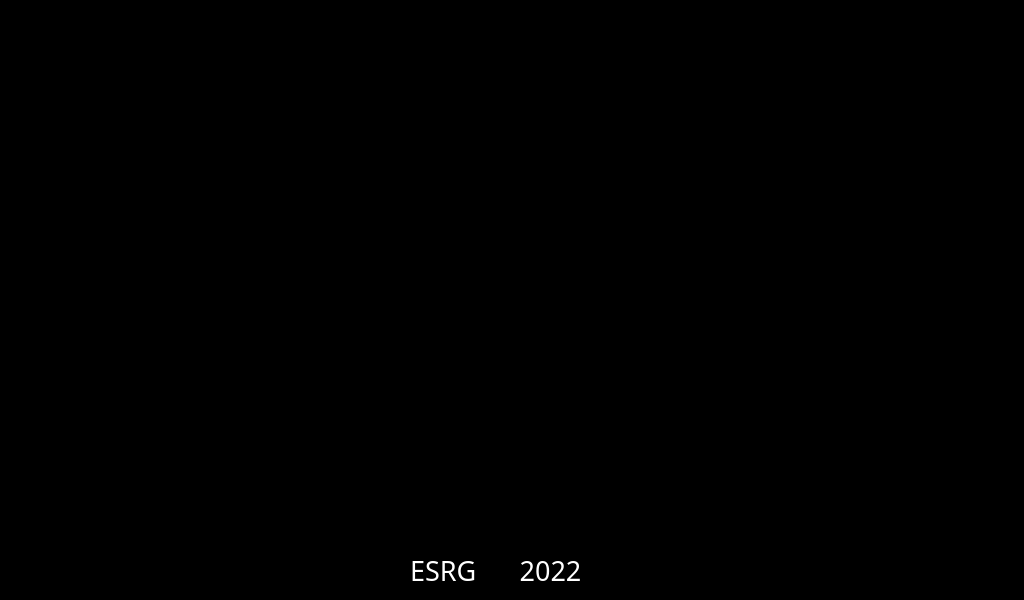
<?xml version="1.0" encoding="UTF-8"?>
<ui version="4.0">
 <class>Dialog</class>
 <widget class="QDialog" name="Dialog">
  <property name="windowModality">
   <enum>Qt::NonModal</enum>
  </property>
  <property name="geometry">
   <rect>
    <x>0</x>
    <y>0</y>
    <width>1024</width>
    <height>600</height>
   </rect>
  </property>
  <property name="palette">
   <palette>
    <active>
     <colorrole role="WindowText">
      <brush brushstyle="SolidPattern">
       <color alpha="255">
        <red>255</red>
        <green>255</green>
        <blue>255</blue>
       </color>
      </brush>
     </colorrole>
     <colorrole role="Button">
      <brush brushstyle="SolidPattern">
       <color alpha="255">
        <red>0</red>
        <green>0</green>
        <blue>0</blue>
       </color>
      </brush>
     </colorrole>
     <colorrole role="Light">
      <brush brushstyle="SolidPattern">
       <color alpha="255">
        <red>0</red>
        <green>0</green>
        <blue>0</blue>
       </color>
      </brush>
     </colorrole>
     <colorrole role="Midlight">
      <brush brushstyle="SolidPattern">
       <color alpha="255">
        <red>0</red>
        <green>0</green>
        <blue>0</blue>
       </color>
      </brush>
     </colorrole>
     <colorrole role="Dark">
      <brush brushstyle="SolidPattern">
       <color alpha="255">
        <red>0</red>
        <green>0</green>
        <blue>0</blue>
       </color>
      </brush>
     </colorrole>
     <colorrole role="Mid">
      <brush brushstyle="SolidPattern">
       <color alpha="255">
        <red>0</red>
        <green>0</green>
        <blue>0</blue>
       </color>
      </brush>
     </colorrole>
     <colorrole role="Text">
      <brush brushstyle="SolidPattern">
       <color alpha="255">
        <red>255</red>
        <green>255</green>
        <blue>255</blue>
       </color>
      </brush>
     </colorrole>
     <colorrole role="BrightText">
      <brush brushstyle="SolidPattern">
       <color alpha="255">
        <red>255</red>
        <green>255</green>
        <blue>255</blue>
       </color>
      </brush>
     </colorrole>
     <colorrole role="ButtonText">
      <brush brushstyle="SolidPattern">
       <color alpha="255">
        <red>255</red>
        <green>255</green>
        <blue>255</blue>
       </color>
      </brush>
     </colorrole>
     <colorrole role="Base">
      <brush brushstyle="SolidPattern">
       <color alpha="255">
        <red>0</red>
        <green>0</green>
        <blue>0</blue>
       </color>
      </brush>
     </colorrole>
     <colorrole role="Window">
      <brush brushstyle="SolidPattern">
       <color alpha="255">
        <red>0</red>
        <green>0</green>
        <blue>0</blue>
       </color>
      </brush>
     </colorrole>
     <colorrole role="Shadow">
      <brush brushstyle="SolidPattern">
       <color alpha="255">
        <red>0</red>
        <green>0</green>
        <blue>0</blue>
       </color>
      </brush>
     </colorrole>
     <colorrole role="AlternateBase">
      <brush brushstyle="SolidPattern">
       <color alpha="255">
        <red>0</red>
        <green>0</green>
        <blue>0</blue>
       </color>
      </brush>
     </colorrole>
     <colorrole role="ToolTipBase">
      <brush brushstyle="SolidPattern">
       <color alpha="255">
        <red>255</red>
        <green>255</green>
        <blue>220</blue>
       </color>
      </brush>
     </colorrole>
     <colorrole role="ToolTipText">
      <brush brushstyle="SolidPattern">
       <color alpha="255">
        <red>0</red>
        <green>0</green>
        <blue>0</blue>
       </color>
      </brush>
     </colorrole>
     <colorrole role="PlaceholderText">
      <brush brushstyle="SolidPattern">
       <color alpha="128">
        <red>255</red>
        <green>255</green>
        <blue>255</blue>
       </color>
      </brush>
     </colorrole>
    </active>
    <inactive>
     <colorrole role="WindowText">
      <brush brushstyle="SolidPattern">
       <color alpha="255">
        <red>255</red>
        <green>255</green>
        <blue>255</blue>
       </color>
      </brush>
     </colorrole>
     <colorrole role="Button">
      <brush brushstyle="SolidPattern">
       <color alpha="255">
        <red>0</red>
        <green>0</green>
        <blue>0</blue>
       </color>
      </brush>
     </colorrole>
     <colorrole role="Light">
      <brush brushstyle="SolidPattern">
       <color alpha="255">
        <red>0</red>
        <green>0</green>
        <blue>0</blue>
       </color>
      </brush>
     </colorrole>
     <colorrole role="Midlight">
      <brush brushstyle="SolidPattern">
       <color alpha="255">
        <red>0</red>
        <green>0</green>
        <blue>0</blue>
       </color>
      </brush>
     </colorrole>
     <colorrole role="Dark">
      <brush brushstyle="SolidPattern">
       <color alpha="255">
        <red>0</red>
        <green>0</green>
        <blue>0</blue>
       </color>
      </brush>
     </colorrole>
     <colorrole role="Mid">
      <brush brushstyle="SolidPattern">
       <color alpha="255">
        <red>0</red>
        <green>0</green>
        <blue>0</blue>
       </color>
      </brush>
     </colorrole>
     <colorrole role="Text">
      <brush brushstyle="SolidPattern">
       <color alpha="255">
        <red>255</red>
        <green>255</green>
        <blue>255</blue>
       </color>
      </brush>
     </colorrole>
     <colorrole role="BrightText">
      <brush brushstyle="SolidPattern">
       <color alpha="255">
        <red>255</red>
        <green>255</green>
        <blue>255</blue>
       </color>
      </brush>
     </colorrole>
     <colorrole role="ButtonText">
      <brush brushstyle="SolidPattern">
       <color alpha="255">
        <red>255</red>
        <green>255</green>
        <blue>255</blue>
       </color>
      </brush>
     </colorrole>
     <colorrole role="Base">
      <brush brushstyle="SolidPattern">
       <color alpha="255">
        <red>0</red>
        <green>0</green>
        <blue>0</blue>
       </color>
      </brush>
     </colorrole>
     <colorrole role="Window">
      <brush brushstyle="SolidPattern">
       <color alpha="255">
        <red>0</red>
        <green>0</green>
        <blue>0</blue>
       </color>
      </brush>
     </colorrole>
     <colorrole role="Shadow">
      <brush brushstyle="SolidPattern">
       <color alpha="255">
        <red>0</red>
        <green>0</green>
        <blue>0</blue>
       </color>
      </brush>
     </colorrole>
     <colorrole role="AlternateBase">
      <brush brushstyle="SolidPattern">
       <color alpha="255">
        <red>0</red>
        <green>0</green>
        <blue>0</blue>
       </color>
      </brush>
     </colorrole>
     <colorrole role="ToolTipBase">
      <brush brushstyle="SolidPattern">
       <color alpha="255">
        <red>255</red>
        <green>255</green>
        <blue>220</blue>
       </color>
      </brush>
     </colorrole>
     <colorrole role="ToolTipText">
      <brush brushstyle="SolidPattern">
       <color alpha="255">
        <red>0</red>
        <green>0</green>
        <blue>0</blue>
       </color>
      </brush>
     </colorrole>
     <colorrole role="PlaceholderText">
      <brush brushstyle="SolidPattern">
       <color alpha="128">
        <red>255</red>
        <green>255</green>
        <blue>255</blue>
       </color>
      </brush>
     </colorrole>
    </inactive>
    <disabled>
     <colorrole role="WindowText">
      <brush brushstyle="SolidPattern">
       <color alpha="255">
        <red>0</red>
        <green>0</green>
        <blue>0</blue>
       </color>
      </brush>
     </colorrole>
     <colorrole role="Button">
      <brush brushstyle="SolidPattern">
       <color alpha="255">
        <red>0</red>
        <green>0</green>
        <blue>0</blue>
       </color>
      </brush>
     </colorrole>
     <colorrole role="Light">
      <brush brushstyle="SolidPattern">
       <color alpha="255">
        <red>0</red>
        <green>0</green>
        <blue>0</blue>
       </color>
      </brush>
     </colorrole>
     <colorrole role="Midlight">
      <brush brushstyle="SolidPattern">
       <color alpha="255">
        <red>0</red>
        <green>0</green>
        <blue>0</blue>
       </color>
      </brush>
     </colorrole>
     <colorrole role="Dark">
      <brush brushstyle="SolidPattern">
       <color alpha="255">
        <red>0</red>
        <green>0</green>
        <blue>0</blue>
       </color>
      </brush>
     </colorrole>
     <colorrole role="Mid">
      <brush brushstyle="SolidPattern">
       <color alpha="255">
        <red>0</red>
        <green>0</green>
        <blue>0</blue>
       </color>
      </brush>
     </colorrole>
     <colorrole role="Text">
      <brush brushstyle="SolidPattern">
       <color alpha="255">
        <red>0</red>
        <green>0</green>
        <blue>0</blue>
       </color>
      </brush>
     </colorrole>
     <colorrole role="BrightText">
      <brush brushstyle="SolidPattern">
       <color alpha="255">
        <red>255</red>
        <green>255</green>
        <blue>255</blue>
       </color>
      </brush>
     </colorrole>
     <colorrole role="ButtonText">
      <brush brushstyle="SolidPattern">
       <color alpha="255">
        <red>0</red>
        <green>0</green>
        <blue>0</blue>
       </color>
      </brush>
     </colorrole>
     <colorrole role="Base">
      <brush brushstyle="SolidPattern">
       <color alpha="255">
        <red>0</red>
        <green>0</green>
        <blue>0</blue>
       </color>
      </brush>
     </colorrole>
     <colorrole role="Window">
      <brush brushstyle="SolidPattern">
       <color alpha="255">
        <red>0</red>
        <green>0</green>
        <blue>0</blue>
       </color>
      </brush>
     </colorrole>
     <colorrole role="Shadow">
      <brush brushstyle="SolidPattern">
       <color alpha="255">
        <red>0</red>
        <green>0</green>
        <blue>0</blue>
       </color>
      </brush>
     </colorrole>
     <colorrole role="AlternateBase">
      <brush brushstyle="SolidPattern">
       <color alpha="255">
        <red>0</red>
        <green>0</green>
        <blue>0</blue>
       </color>
      </brush>
     </colorrole>
     <colorrole role="ToolTipBase">
      <brush brushstyle="SolidPattern">
       <color alpha="255">
        <red>255</red>
        <green>255</green>
        <blue>220</blue>
       </color>
      </brush>
     </colorrole>
     <colorrole role="ToolTipText">
      <brush brushstyle="SolidPattern">
       <color alpha="255">
        <red>0</red>
        <green>0</green>
        <blue>0</blue>
       </color>
      </brush>
     </colorrole>
     <colorrole role="PlaceholderText">
      <brush brushstyle="SolidPattern">
       <color alpha="128">
        <red>255</red>
        <green>255</green>
        <blue>255</blue>
       </color>
      </brush>
     </colorrole>
    </disabled>
   </palette>
  </property>
  <property name="font">
   <font>
    <family>Syntha Nova</family>
   </font>
  </property>
  <property name="windowTitle">
   <string>Dialog</string>
  </property>
  <property name="autoFillBackground">
   <bool>true</bool>
  </property>
  <property name="modal">
   <bool>true</bool>
  </property>
  <widget class="QLabel" name="label">
   <property name="geometry">
    <rect>
     <x>250</x>
     <y>0</y>
     <width>511</width>
     <height>341</height>
    </rect>
   </property>
   <property name="text">
    <string/>
   </property>
   <property name="pixmap">
    <pixmap resource="../MidiMize/resources.qrc">:/new/logos/White&amp;RedFull.png</pixmap>
   </property>
   <property name="alignment">
    <set>Qt::AlignCenter</set>
   </property>
  </widget>
  <widget class="QLabel" name="label_2">
   <property name="geometry">
    <rect>
     <x>60</x>
     <y>330</y>
     <width>931</width>
     <height>141</height>
    </rect>
   </property>
   <property name="text">
    <string/>
   </property>
   <property name="pixmap">
    <pixmap resource="../MidiMize/resources.qrc">:/new/logos/White&amp;Red_mario.png</pixmap>
   </property>
   <property name="alignment">
    <set>Qt::AlignCenter</set>
   </property>
  </widget>
  <widget class="QLabel" name="label_3">
   <property name="geometry">
    <rect>
     <x>410</x>
     <y>560</y>
     <width>91</width>
     <height>21</height>
    </rect>
   </property>
   <property name="font">
    <font>
     <pointsize>20</pointsize>
    </font>
   </property>
   <property name="text">
    <string>ESRG</string>
   </property>
  </widget>
  <widget class="QLabel" name="label_4">
   <property name="geometry">
    <rect>
     <x>500</x>
     <y>560</y>
     <width>101</width>
     <height>21</height>
    </rect>
   </property>
   <property name="font">
    <font>
     <pointsize>20</pointsize>
    </font>
   </property>
   <property name="text">
    <string>2022</string>
   </property>
   <property name="alignment">
    <set>Qt::AlignCenter</set>
   </property>
  </widget>
 </widget>
 <resources>
  <include location="../MidiMize/resources.qrc"/>
 </resources>
 <connections/>
</ui>
